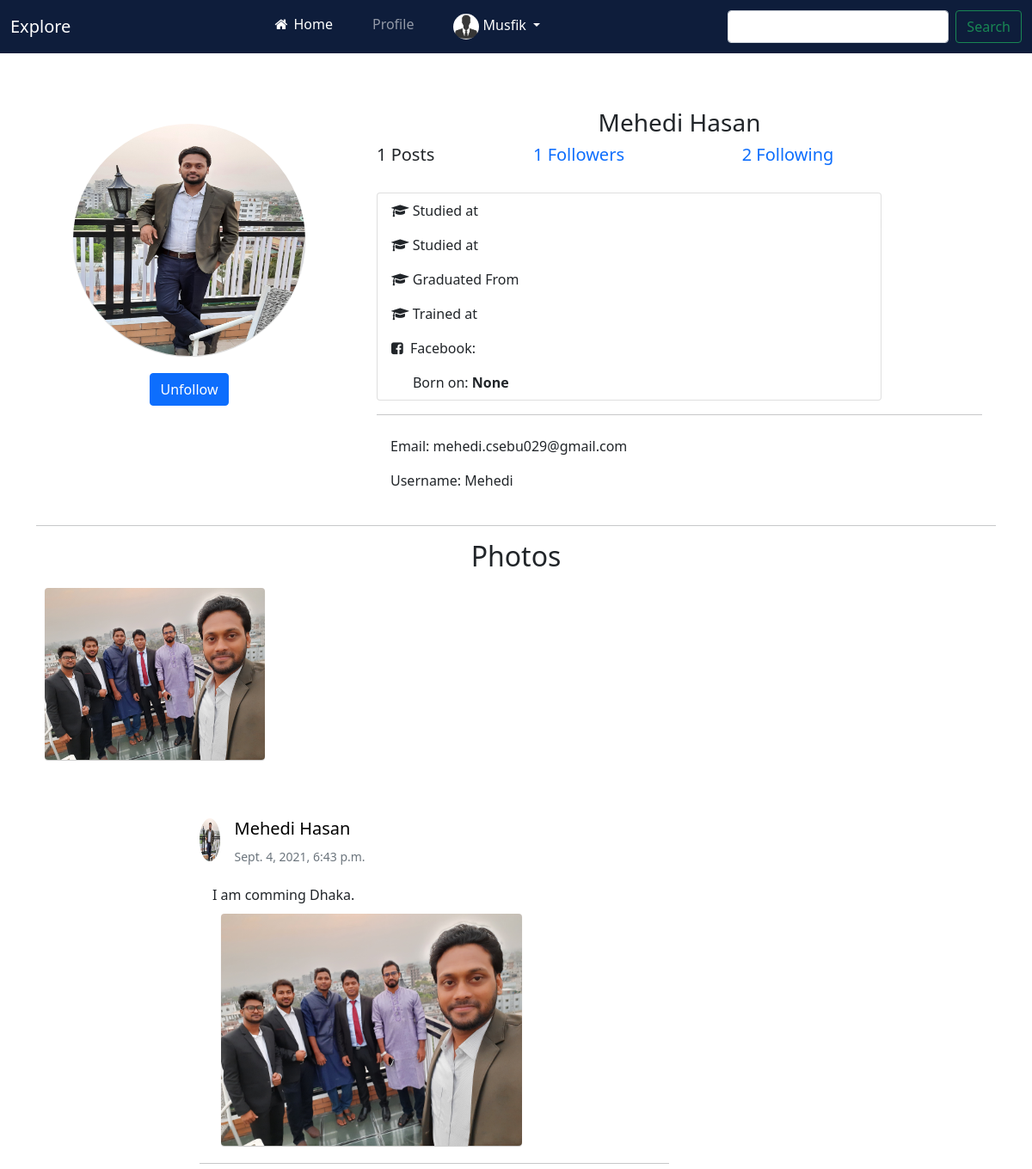
The app's page /user/profile_visit/Mehedi (signed in) with its own data.
### app_login/models.py (models this page shows, shortened)
class UserProfile(models.Model):
    user = models.OneToOneField(User, on_delete=models.CASCADE, related_name='user_profile')
    profile_pic = models.ImageField(upload_to='profile_pics',verbose_name='Profile Photo')
    school = models.CharField(max_length=150,blank=True, verbose_name='Add School')
    College = models.CharField(max_length=150, blank=True, verbose_name='Add College')
    other_institution = models.CharField(max_length=250, blank=True, verbose_name='Add institution')
    training = models.CharField(max_length=250, blank=True, verbose_name='Add training(if you have any)')
    dob = models.DateField(blank=True, verbose_name='Date of Birth',null=True)
    facebook_id = models.URLField(blank=True, verbose_name='Facebok Id')

### app_user_activity/models.py (models this page shows, shortened)
class UserPost(models.Model):
    author = models.ForeignKey(User,on_delete = models.CASCADE, related_name='user_post')
    post_description = models.TextField(blank=True)
    post_image = models.FileField(blank=True,upload_to='post_pic')
    upload_date = models.DateTimeField(auto_now_add=True)
    update_time = models.DateTimeField(auto_now=True)
    class Meta:
        ordering = ['-upload_date',]

### app_user_activity/views.py (the view)
# urls.py: path('profile_visit/<username>', views.profile_visit, name='profile_visit'),
@login_required
def profile_visit(request,username):
    already_followed = False
    visited_user = User.objects.get(username=username)
    if models.Follow.objects.filter(follower=request.user,following=visited_user).exists():
        already_followed =True
    diction = {'visited_user':visited_user,'already_followed':already_followed}
    return render(request,'app_user_activity/profile_visit.html',context=diction)

### templates/app_user_activity/profile_visit.html (shortened to what this page needs)
{% extends 'navbar.html' %}
{% load static %}
{% block body_block %}
    <div class="row">
        <div class="col-sm-4 mx-auto text-center pt-4 mt-4">
            {% if visited_user.user_profile.profile_pic %}
                <div class="tz-gallery">
                    <a class="lightbox" href="/media/{{ visited_user.user_profile.profile_pic }}">
                        <img src="/media/{{ visited_user.user_profile.profile_pic }}" class="img-fluid mx-auto rounded-circle" alt="Profile picture" style="height: 270px; width: 270px;">
                    </a>
                </div>
            {% else %}
                <div class="tz-gallery">
                    <a class="lightbox" href="/media/profile_pics/default_profile.jpg">
                        <img src="/media/profile_pics/default_profile.jpg" class=" img-fluid mx-auto rounded-circle" alt="Profile picture" style="max-height: 200px; max-width: 200px;">
                    </a>
                </div>
            {% endif %}
            <div class="">
                {% if user.pk is not visited_user.pk %}
                    {% if already_followed %}
                        <a href="{% url 'app_user_activity:unfollow' username=visited_user.username %}" class="btn btn-primary text-center">Unfollow</a>
                    {% else %}
                        <a href="{% url 'app_user_activity:follow' username=visited_user.username %}" class="btn btn-primary text-center">Follow</a>
                    {% endif %}
                {% endif %}
            </div>
        </div>
        <div class="col-sm-8 pt-4 m-auto">
            <div class="card-body">
                <h3 class="card-title text-center">{{ visited_user.first_name }} {{ visited_user.last_name }}</h3>
                <div class="row">
                    <h5 class="col-3 pr-4"> {{ visited_user.user_post.count }} Posts</h5><h5 class="col-4 pl-4 pr-4"><a href="{% url 'app_user_activity:follower_list' username=visited_user.username %}" style="text-decoration: none;">{{ visited_user.following_user.count }} Followers</a></h5><h5 class="col-4 text-sm-right pl-4"><a href="{% url 'app_user_activity:following_list' username=visited_user.username %}" style="text-decoration: none;">{{ visited_user.follower_user.count }} Following</a></h5>
                </div>
                <br>
            {% if visited_user.user_profile.school or visited_user.user_profile.College or visited_user.user_profile.other_institution or visited_user.user_profile.training or visited_user.user_profile.facebook_id or visited_user.user_profile.dob %}
                <ul class="list-group col-sm-10">
                    {% if visited_user.user_profile.school %}
                        <li class="list-group-item border-bottom-0"><i class="fa fa-graduation-cap" aria-hidden="true"></i> Studied at <b>{{ user.user_profile.school }}</b></li>
                    {% endif %}
                    {% if visited_user.user_profile.College %}
                        <li class="list-group-item border-bottom-0"><i class="fa fa-graduation-cap" aria-hidden="true"></i> Studied at <b>{{ user.user_profile.College }}</b></li>
                    {% endif %}
                    {% if visited_user.user_profile.other_institution %}
                        <li class="list-group-item border-bottom-0"><i class="fa fa-graduation-cap" aria-hidden="true"></i> Graduated From <b>{{ user.user_profile.other_institution }}</b></li>
                    {% endif %}
                    {% if visited_user.user_profile.training %}
                        <li class="list-group-item border-bottom-0"><i class="fa fa-graduation-cap" aria-hidden="true"></i> Trained at <b>{{ user.user_profile.training }}</b></li>
                    {% endif %}
                    {% if visited_user.user_profile.facebook_id %}
                        <li class="list-group-item border-bottom-0"><i class="fa fa-facebook-square" aria-hidden="true"></i>&nbsp; Facebook: <b>{{ user.user_profile.facebook_id }}</b></li>
                    {% endif %}
                    {% if visited_user.user_profile.dob %}
                        <li class="list-group-item "> &nbsp;&nbsp;&nbsp;&nbsp;&nbsp; Born on: <b>{{ user.user_profile.dob }}</b></li>
                    {% endif %}
                    </ul>
            {% endif %}
            <hr>
                <ul class="list-group list-group-flush">
                    <li class="list-group-item border-0">Email: {{ visited_user.email }}</li>
                    <li class="list-group-item border-0">Username: {{ visited_user.username }}</li>
                </ul>
            </div>
        </div>
    </div>
    <hr>
    <h2 class="text-center">Photos</h2>
    <div class="tz-gallery">
        <div class="row">
            {% for photos in visited_user.user_post.all %}
            <div class="col-sm-6 col-md-3">
                <a class="lightbox" href="/media/{{ photos.post_image }}">
                    <img src="/media/{{ photos.post_image }}" alt="" class="img-fluid" style="height:200px;">
                </a>
            </div>
            {% endfor %}
        </div>
    </div>
    <div class="row mt-5">
        <div class="col-md-2">
        </div>
        <div class="col-md-6">
                {% for post in visited_user.user_post.all %}
                        <div class="row">
                            <div class="col-1">
                                {% if post.author.user_profile.profile_pic %}
                                    <img src="/media/{{ post.author.user_profile.profile_pic }}" class="img-fluid mx-auto rounded-circle mr-2" alt="Profile picture" style="height: 50px; width: 50px;">
                                {% else %}
                                    <img src="/media/profile_pics/default_profile.jpg" class=" img-fluid mx-auto rounded-circle" alt="Profile picture" style="height: 50px; width: 50px;">
                                {% endif %}
                            </div>
                            <div class="col-11 pt-0" style="padding-left: 5px;padding-bottom: 0px; margin: 0px;;">
                                <h5><a href="{% url 'app_user_activity:profile_visit' username=post.author.username %}" style="text-decoration:none;color:black;">{{ post.author.first_name }} {{ post.author.last_name }}</a></h5>
                                <small class="text-muted" style="padding-top: 0px; margin:0px;">{{ post.upload_date }}</small>
                            </div>
                        </div>
                        <div class="row" style="padding:0px; margin-left: 15px;">
                            {{ post.post_description }}
                            <div class="tz-gallery">
                                <a class="lightbox" href="/media/{{ post.post_image }}">
                                    <img src="/media/{{ post.post_image }}" class="img-fluid mx-auto" alt="Profile picture" style="height: 270px; width: 350px;">
                                </a>
                            </div>
                        </div>
                {% endfor %}
        </div>
        <div class="col-md-4">
        </div>
    </div>
{% endblock body_block %}

### templates/navbar.html (shortened to what this page needs)
<!doctype html>
{% load static %}
<html lang="en">
  <head>
    <link href="https://cdn.jsdelivr.net/npm/bootstrap@5.0.0-beta3/dist/css/bootstrap.min.css" rel="stylesheet">
    <link rel="stylesheet" href="https://cdnjs.cloudflare.com/ajax/libs/font-awesome/4.7.0/css/font-awesome.min.css">
    <link rel="stylesheet" href="https://cdnjs.cloudflare.com/ajax/libs/baguettebox.js/1.8.1/baguetteBox.min.css">
    <link rel="stylesheet" href="{% static 'css/main.css' %}">
  </head>
  <body>
    <nav class="navbar navbar-expand-lg navbar-dark sticky-top" style="background: #0e1d3b;">
        <div class="container-fluid">
          <a class="navbar-brand" href="#">Explore</a>
          <div class="collapse navbar-collapse" id="navbarNav">
            <ul class="navbar-nav mx-auto">
              <li class="nav-item" style="padding-right: 30px;">
                <a class="nav-link active" aria-current="page" href="{% url 'app_user_activity:home' %}"><i class="fa fa-home fa-fw" aria-hidden="true"></i> Home</a>
              </li>
              <li class="nav-item" style="padding-right: 30px;">
                <a class="nav-link" href="{% url 'app_login:profile' %}">Profile</a>
              </li>
             <li class="nav-item dropdown">
            {% if user.user_profile.profile_pic %}
              <a class="nav-link dropdown-toggle text-white" href="#" id="navbarDarkDropdownMenuLink" role="button" data-bs-toggle="dropdown" aria-expanded="false">
                <img src="/media/{{ user.user_profile.profile_pic }}" alt="" class="rounded-circle" style="height: 30px; width: 30px;">  {{user.username}}
              </a>
            {% else %}
              <a class="nav-link dropdown-toggle text-white" href="#" id="navbarDarkDropdownMenuLink" role="button" data-bs-toggle="dropdown" aria-expanded="false">
                <img src="/media/profile_pics/default_profile.jpg" alt="" class="rounded-circle" style="height: 30px; width: 30px;">  {{user.username}}
              </a>
            {% endif %}
          </li>
          </ul>
          <form class="d-flex" method='GET' action="{% url 'app_user_activity:search_user' %}">
            <input type="Search" class="form-control me-2" name="search">
            <input class="btn btn-outline-success" type="submit" value="Search">
          </form>
          </div>
        </div>
      </nav>
    <div class="container mt-4">
        {% block body_block %}
        {% endblock body_block %}
    </div>
  </body>
</html>

### static/css/main.css (style rules this page uses)
.tz-gallery { padding: 10px; }
.tz-gallery .lightbox img { width: 100%; margin-bottom: 10px; transition: 0.2s ease-in-out; box-shadow: 0 1px 1px rgba(0,0,0,0.2); }
.tz-gallery img { border-radius: 4px; }

### records on screen
UserPost: post_image (picture), author.user_profile.profile_pic (picture), author.first_name "Mehedi", author.last_name "Hasan", upload_date "Sept. 4, 2021, 6:43 p.m.", post_description "I am comming Dhaka."

### other values on screen
{{ user.username }} "Musfik"
{{ visited_user.first_name }} "Mehedi"
{{ visited_user.last_name }} "Hasan"
{{ visited_user.user_post.count }} "1"
{{ visited_user.following_user.count }} "1"
{{ visited_user.follower_user.count }} "2"
{{ user.user_profile.dob }} "None"
{{ visited_user.email }} "mehedi.csebu029@gmail.com"
{{ visited_user.username }} "Mehedi"
